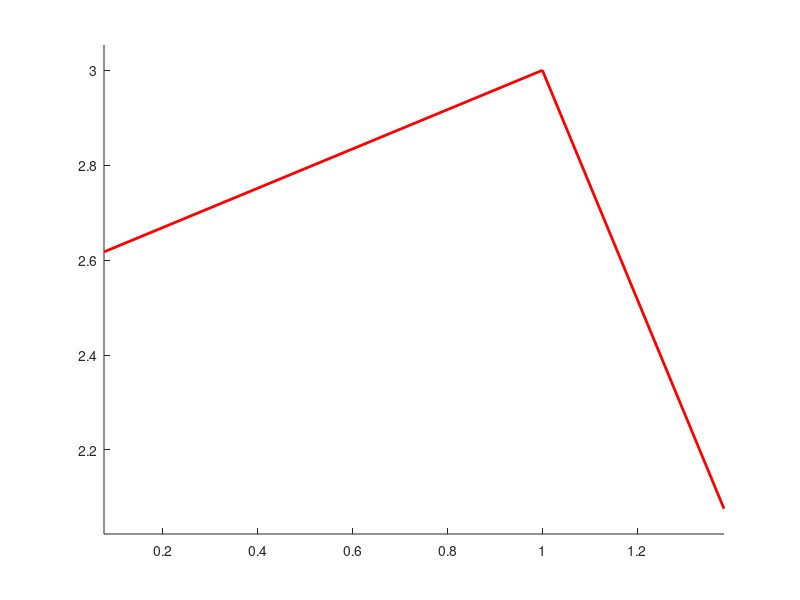

Source code (MATLAB):
clc;
close all;
clear all;

C = [1.5,0.5;0.5,0.5];
mu = [1;3];

[V,D] = eig(C);
theta = atan2(V(2,1),V(1,1));
theta_deg = theta*180/pi;

axis equal;
hold on;
% vector from mu to mu+V(:,1)
plot([mu(1),mu(1)+V(1,1)],[mu(2),mu(2)+V(2,1)],'r','LineWidth',2);
plot([mu(1),mu(1)+V(1,2)],[mu(2),mu(2)+V(2,2)],'r','LineWidth',2);
